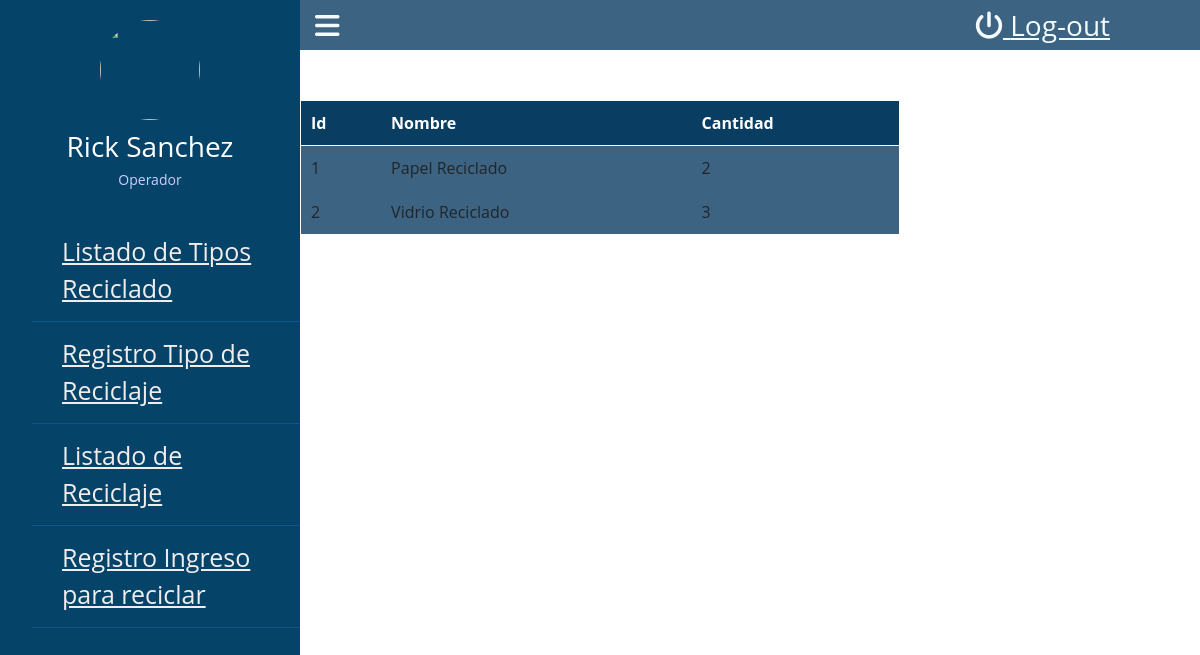
The page /view/Reciclo/TipoReciclado.php on the database its author committed.
### tables this page shows
CREATE TABLE `treciclado` (
  `id` int(11) NOT NULL,
  `nombre` varchar(255) NOT NULL,
  `cantidad` int(11) NOT NULL
);

### controladores/RecicloTipo.php (shortened to what this page needs)
<?php
$connection = mysqli_connect('localhost', 'root', '', 'waste');
$query = "SELECT * FROM treciclado";
$result = mysqli_query($connection, $query);
while ($row = mysqli_fetch_assoc($result)) {
    echo "<tr>";
    echo "<td>" . $row['id'] . "</td>";
    echo "<td>" . $row['nombre'] . "</td>";
    echo "<td>" . $row['cantidad'] . "</td>";
    echo "</tr>";
}
?>

### view/css/principal.css (style rules this page uses)
* { list-style: none; text-decoration: none; margin:0 ; padding: 0; box-sizing: border-box; font-family: 'open sans', sans-serif; }
body { background-color: #f5f6fa; }
.tablas td, th { padding: 10px; }
.tablas tr { transition: all ease 300ms; }

### rows shown on the page
treciclado: id "1", nombre "Papel Reciclado", cantidad "2"
treciclado: id "2", nombre "Vidrio Reciclado", cantidad "3"
